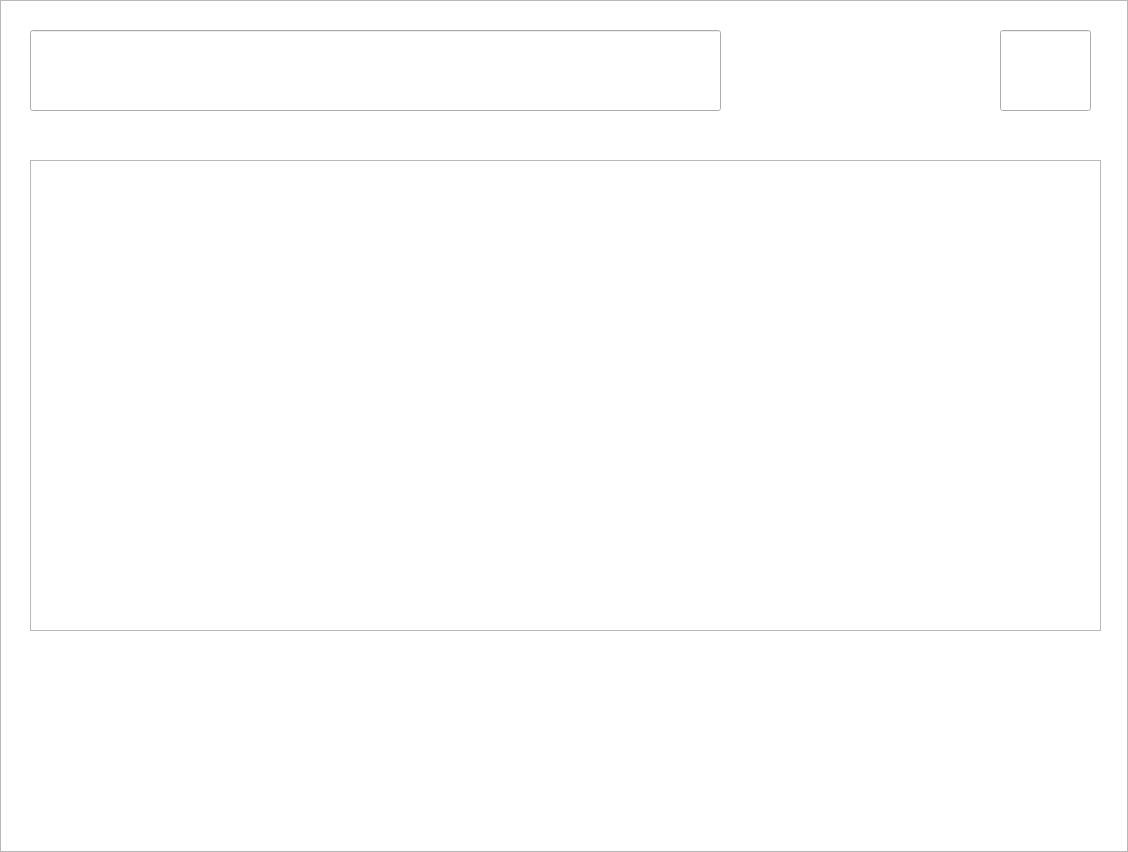
<?xml version="1.0" encoding="UTF-8"?>
<ui version="4.0">
 <class>Dialog</class>
 <widget class="QDialog" name="Dialog">
  <property name="enabled">
   <bool>true</bool>
  </property>
  <property name="geometry">
   <rect>
    <x>0</x>
    <y>0</y>
    <width>1128</width>
    <height>852</height>
   </rect>
  </property>
  <property name="minimumSize">
   <size>
    <width>1128</width>
    <height>852</height>
   </size>
  </property>
  <property name="maximumSize">
   <size>
    <width>1128</width>
    <height>852</height>
   </size>
  </property>
  <property name="windowTitle">
   <string>Dialog</string>
  </property>
  <property name="toolTipDuration">
   <number>0</number>
  </property>
  <widget class="QTextEdit" name="question">
   <property name="geometry">
    <rect>
     <x>30</x>
     <y>160</y>
     <width>1071</width>
     <height>471</height>
    </rect>
   </property>
   <property name="styleSheet">
    <string notr="true">font: 17pt &quot;상상토끼 문래러&quot;;</string>
   </property>
   <property name="readOnly">
    <bool>true</bool>
   </property>
   <property name="html">
    <string>&lt;!DOCTYPE HTML PUBLIC &quot;-//W3C//DTD HTML 4.0//EN&quot; &quot;http://www.w3.org/TR/REC-html40/strict.dtd&quot;&gt;
&lt;html&gt;&lt;head&gt;&lt;meta name=&quot;qrichtext&quot; content=&quot;1&quot; /&gt;&lt;style type=&quot;text/css&quot;&gt;
p, li { white-space: pre-wrap; }
&lt;/style&gt;&lt;/head&gt;&lt;body style=&quot; font-family:'상상토끼 문래러'; font-size:17pt; font-weight:400; font-style:normal;&quot;&gt;
&lt;p style=&quot;-qt-paragraph-type:empty; margin-top:0px; margin-bottom:0px; margin-left:0px; margin-right:0px; -qt-block-indent:0; text-indent:0px;&quot;&gt;&lt;br /&gt;&lt;/p&gt;&lt;/body&gt;&lt;/html&gt;</string>
   </property>
   <property name="overwriteMode">
    <bool>false</bool>
   </property>
   <property name="tabStopWidth">
    <number>80</number>
   </property>
   <property name="cursorWidth">
    <number>0</number>
   </property>
  </widget>
  <widget class="QLineEdit" name="title">
   <property name="geometry">
    <rect>
     <x>30</x>
     <y>30</y>
     <width>691</width>
     <height>81</height>
    </rect>
   </property>
   <property name="minimumSize">
    <size>
     <width>691</width>
     <height>81</height>
    </size>
   </property>
   <property name="maximumSize">
    <size>
     <width>691</width>
     <height>81</height>
    </size>
   </property>
   <property name="styleSheet">
    <string notr="true">font: 30pt &quot;상상토끼 꽃길&quot;;
color: rgb(72, 144, 216);</string>
   </property>
   <property name="text">
    <string/>
   </property>
   <property name="frame">
    <bool>true</bool>
   </property>
   <property name="alignment">
    <set>Qt::AlignCenter</set>
   </property>
   <property name="dragEnabled">
    <bool>true</bool>
   </property>
   <property name="readOnly">
    <bool>true</bool>
   </property>
  </widget>
  <widget class="QLineEdit" name="time">
   <property name="geometry">
    <rect>
     <x>1000</x>
     <y>30</y>
     <width>91</width>
     <height>81</height>
    </rect>
   </property>
   <property name="styleSheet">
    <string notr="true">font: 18pt &quot;상상토끼 문래러&quot;;
color: rgb(255, 85, 127);</string>
   </property>
   <property name="text">
    <string/>
   </property>
   <property name="alignment">
    <set>Qt::AlignCenter</set>
   </property>
   <property name="dragEnabled">
    <bool>true</bool>
   </property>
   <property name="readOnly">
    <bool>true</bool>
   </property>
  </widget>
  <widget class="QLineEdit" name="answer">
   <property name="geometry">
    <rect>
     <x>780</x>
     <y>740</y>
     <width>301</width>
     <height>71</height>
    </rect>
   </property>
   <property name="styleSheet">
    <string notr="true">font: 16pt &quot;상상토끼 신비는일곱살&quot;;
color: rgb(130, 130, 130);</string>
   </property>
   <property name="text">
    <string/>
   </property>
   <property name="frame">
    <bool>false</bool>
   </property>
  </widget>
  <widget class="QPushButton" name="p">
   <property name="enabled">
    <bool>false</bool>
   </property>
   <property name="geometry">
    <rect>
     <x>680</x>
     <y>730</y>
     <width>101</width>
     <height>91</height>
    </rect>
   </property>
   <property name="acceptDrops">
    <bool>true</bool>
   </property>
   <property name="layoutDirection">
    <enum>Qt::LeftToRight</enum>
   </property>
   <property name="autoFillBackground">
    <bool>false</bool>
   </property>
   <property name="text">
    <string/>
   </property>
   <property name="checkable">
    <bool>true</bool>
   </property>
   <property name="checked">
    <bool>false</bool>
   </property>
   <property name="autoRepeat">
    <bool>true</bool>
   </property>
   <property name="autoExclusive">
    <bool>true</bool>
   </property>
   <property name="autoDefault">
    <bool>false</bool>
   </property>
   <property name="default">
    <bool>false</bool>
   </property>
   <property name="flat">
    <bool>true</bool>
   </property>
  </widget>
  <widget class="QGraphicsView" name="graphicsView">
   <property name="geometry">
    <rect>
     <x>0</x>
     <y>0</y>
     <width>1128</width>
     <height>852</height>
    </rect>
   </property>
   <property name="minimumSize">
    <size>
     <width>1128</width>
     <height>852</height>
    </size>
   </property>
   <property name="maximumSize">
    <size>
     <width>1128</width>
     <height>852</height>
    </size>
   </property>
   <property name="styleSheet">
    <string notr="true">background-image: url(:/newPrefix/background.png);</string>
   </property>
  </widget>
  <zorder>graphicsView</zorder>
  <zorder>question</zorder>
  <zorder>title</zorder>
  <zorder>time</zorder>
  <zorder>answer</zorder>
  <zorder>p</zorder>
 </widget>
 <resources>
  <include location="background.qrc"/>
 </resources>
 <connections/>
</ui>
